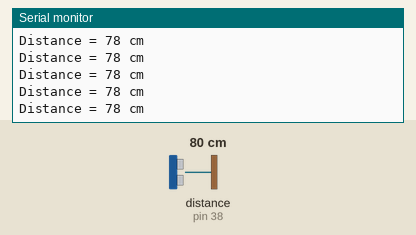
Simulated run of this sketch. Board: Arduino Mega 2560, built with avr-gcc and run on an emulated ATmega2560. On the bench: the last lines printed to the serial monitor. Wiring (inferred from the names in the program): ultrasonic range finder: trigger pin 37; echo pin 38. Inputs (shaded band) come from the test bench; at power-on: distance to the obstacle (sensor on pin 38) 80 cm. The echo pulse lasts 58.3 µs per cm.

Above: at 3.2 s.
3.3 s: distance to the obstacle (sensor on pin 38) set to 299 cm
At 3.62 s:
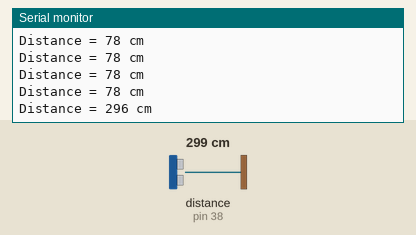
6.3 s: distance to the obstacle (sensor on pin 38) set to 2 cm
At 6.45 s:
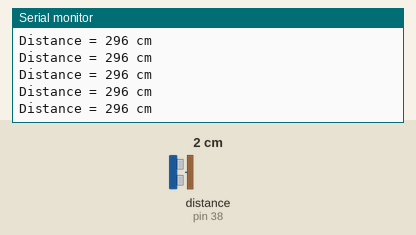
Timing chart, 0 to 9.3 s (numbered marks = the images above; inputs shaded):
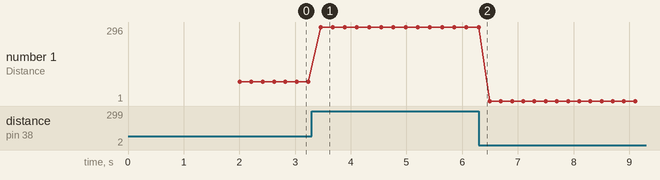

Measured:
- after the input at 3.3 s, the serial monitor: prints a new line after 0.16 s (image 1)
- plotted number 1: 78 → 296 after the input at 3.3 s, 296 → 1 after the input at 6.3 s

The sketch:

UltrasonicSensor.ino
```cpp
#include <Arduino.h>
#include <Wire.h>

#define trigPin 37
#define echoPin 38

long duration;
int distance;


void setup()
{
  Serial.begin(9600);

  pinMode(trigPin, OUTPUT);
  pinMode(echoPin, INPUT);

  delay(2000);
}

void loop()
{
  digitalWrite(trigPin, LOW);
  delayMicroseconds(2);
  digitalWrite(trigPin, HIGH);
  delayMicroseconds(20);
  digitalWrite(trigPin, LOW);

  duration = pulseIn(echoPin, HIGH);
  distance = duration*0.034/2.0;

  Serial.print("Distance = ");
  Serial.print(distance);
  Serial.println(" cm");

  delay(200);
}
```
